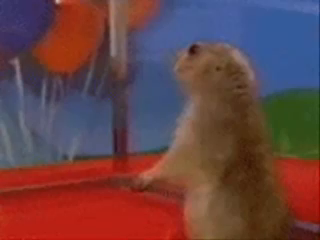
#> input picture frame 0 of input/teste.mp4, 320 x 240 px
$ python teste_compartilhada_video.py
#> lines starting #> are read from the running program, lines starting #| are printed output that depends on the picture
import cv2
import numpy as np
from joblib import Parallel
from joblib import delayed
from time import time


def image_processing(file_name: str, start: int, end: int, mascara: np.ndarray, video_size: tuple) -> list:
#> called with file_name = 'teste.mp4', start = 0, end = 26, mascara = array of shape (3, 3), video_size = (540, 380)
    print(f'start: {start}')
    output_list = []
    capture = cv2.VideoCapture(file_name)
    capture.set(cv2.CAP_PROP_POS_FRAMES, start)
    for _ in range(end):
        ret, frame = capture.read()
        if ret:
            frame_input = cv2.resize(frame, video_size, fx = 0, fy = 0,
                                interpolation=cv2.INTER_CUBIC)
            frame_input = cv2.cvtColor(frame_input, cv2.COLOR_BGR2GRAY)
            frame_output = cv2.filter2D(frame_input, ddepth=-1, kernel=mascara)
            output_list.append(frame_output)
#> this loop made 26 passes
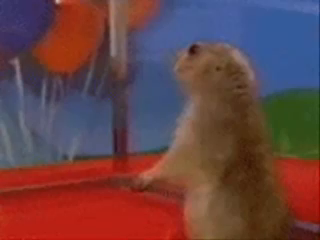
#> input picture frame 0 of input/teste.mp4, 320 x 240 px
#> after the loop:
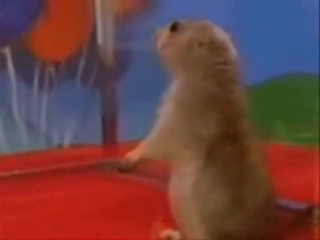
#> frame: shape (240, 320, 3); mean B, G, R 65.4, 65.9, 108.8
#> after the loop:
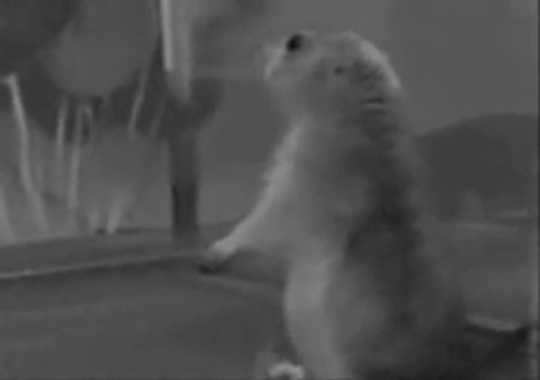
#> frame_input: shape (380, 540); min 18, max 145, mean 78.7
#> after the loop, output_list = 26 items
#> in image_processing (call 2), `output_list = []`: output_list = []
#> this loop made 31 passes
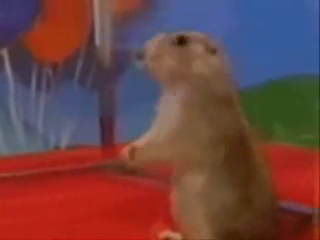
#> input picture frame 26 of input/teste.mp4, 320 x 240 px
#> pass 1, in image_processing (call 2), `frame_input = cv2.resize(frame, video_size, fx = 0, fy = 0, interpolat..`:
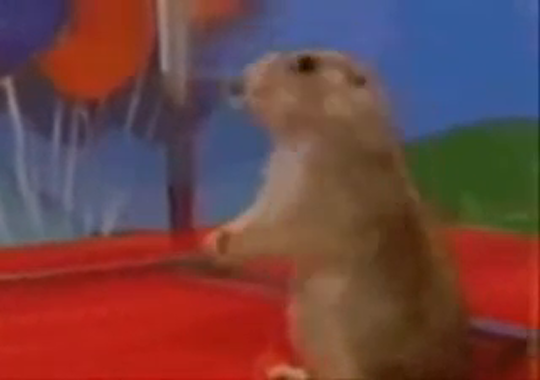
#> frame_input: shape (380, 540, 3); mean B, G, R 67.8, 67.9, 109.5
#> pass 1, in image_processing (call 2), `frame_output = cv2.filter2D(frame_input, ddepth=-1, kernel=mascara)`:
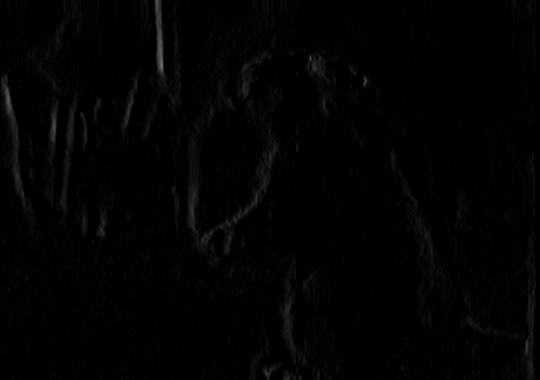
#> frame_output: shape (380, 540); min 0, max 110, mean 2.1
#> after the loop:
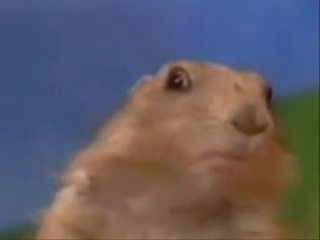
#> frame: shape (240, 320, 3); mean B, G, R 100.7, 92, 97.9
#> after the loop:
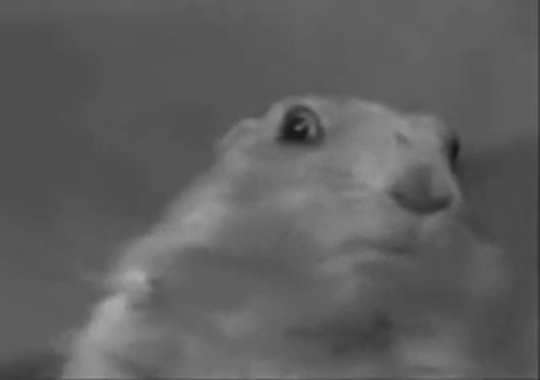
#> frame_input: shape (380, 540); min 21, max 172, mean 94.7
#> after the loop, output_list = 30 items
    print(f'end: {end}')
    return output_list


if __name__ == '__main__':
    file_name = 'teste.mp4'
    video_size = (540, 380)
    # mascara = np.array([[1, 1, 1],
    #                     [0, 0, 0],
    #                     [-1, -1, -1]])
    mascara = np.array([[-1, 0, 1],
                        [-1, 0, 1],
                        [-1, 0, 1]])
    video = cv2.VideoCapture(file_name)
    threads = 5
    inicio = time()
    count_frames = int(video.get(cv2.CAP_PROP_FRAME_COUNT))
    valor = count_frames // threads
    process_frames = Parallel(n_jobs=(threads), backend='multiprocessing')(delayed(image_processing)(file_name, start, (start + valor), mascara, video_size) for start in range(0, count_frames, valor))
    print(time() - inicio)
    # [6 lines of commented-out code are left out]

$ run again, starting later in the video
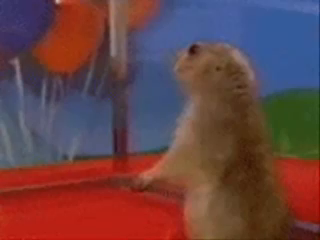
#> input picture frame 0 of input/teste.mp4, 320 x 240 px
#> the loop in image_processing, `for _ in range(end):` made 26 passes
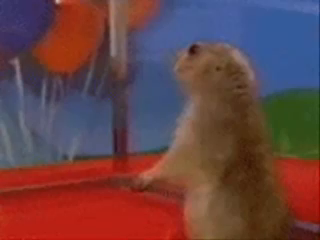
#> input picture frame 0 of input/teste.mp4, 320 x 240 px
#> after the loop in image_processing, `for _ in range(end):`: output_list = 26 items
#> in image_processing (call 2), `output_list = []`: output_list = []
#> the loop in image_processing, `for _ in range(end):` made 31 passes
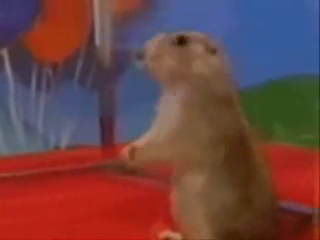
#> input picture frame 26 of input/teste.mp4, 320 x 240 px
#> after the loop in image_processing, `for _ in range(end):`: output_list = 30 items

$ run again, starting later in the video
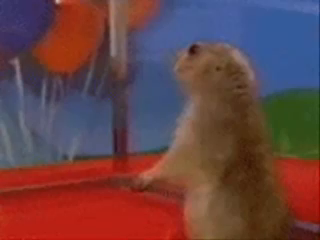
#> input picture frame 0 of input/teste.mp4, 320 x 240 px
#> the loop in image_processing, `for _ in range(end):` made 26 passes
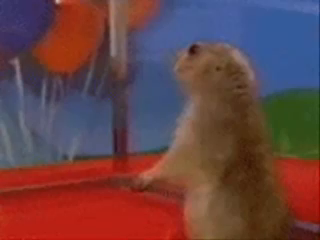
#> input picture frame 0 of input/teste.mp4, 320 x 240 px
#> after the loop in image_processing, `for _ in range(end):`: output_list = 26 items
#> in image_processing (call 2), `output_list = []`: output_list = []
#> the loop in image_processing, `for _ in range(end):` made 31 passes
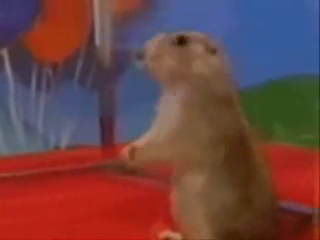
#> input picture frame 26 of input/teste.mp4, 320 x 240 px
#> after the loop in image_processing, `for _ in range(end):`: output_list = 30 items
